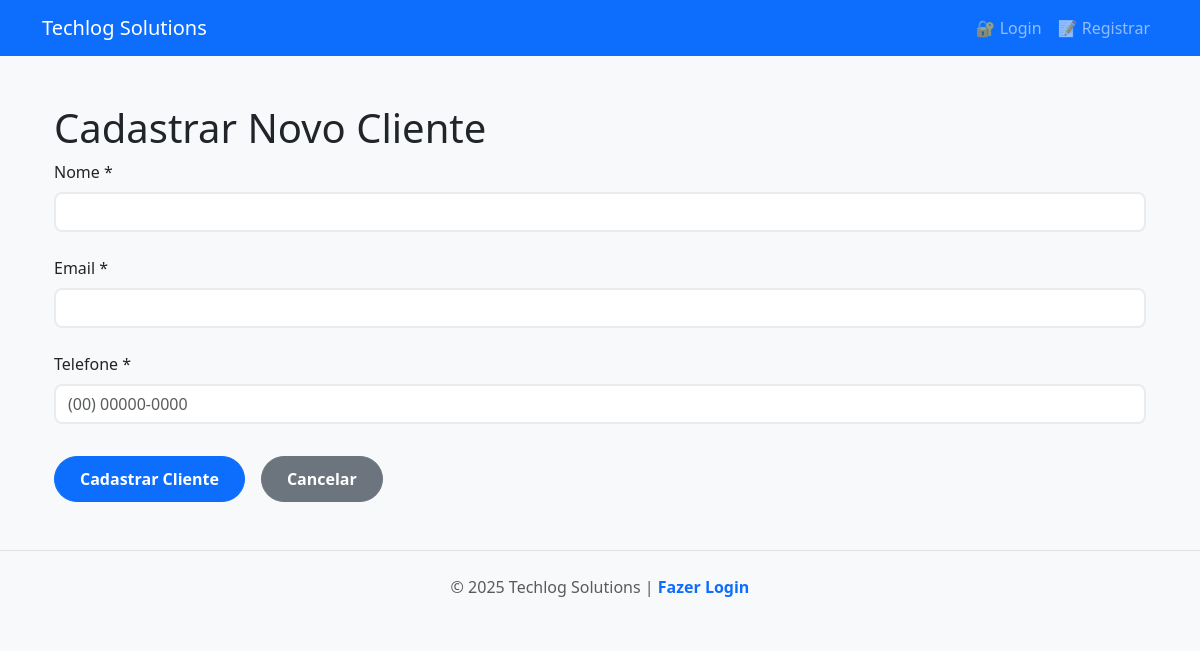
The app's page /clientes/1, older data.
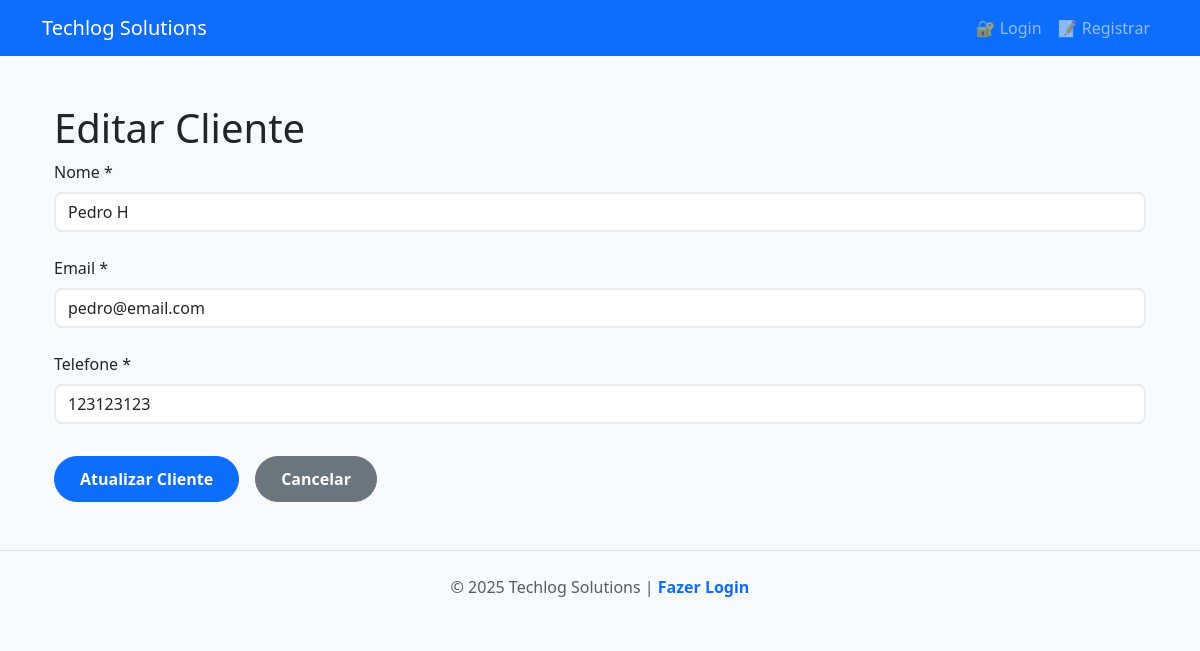
The same page, newer data.
### tables this page shows
CREATE TABLE clientes (
                    id INTEGER PRIMARY KEY AUTOINCREMENT,
                    nome TEXT NOT NULL,
                    email TEXT NOT NULL,
                    telefone TEXT NOT NULL
                );

### app/routes/cliente.py (the view)
@front_router.get("/{cliente_id}", response_class=HTMLResponse)
async def pagina_editar_cliente(request: Request, cliente_id: int, cliente_repositorio:Annotated[Cliente, Depends(obter_cliente_repositorio)]):
    cliente = await cliente_repositorio.obter_cliente(cliente_id)
    return templates.TemplateResponse(
        request=request,
        name="clientes-form.html",
        context={
            "cliente": cliente
        }
    )

### templates/clientes-form.html (shortened to what this page needs)
{% extends "base.html" %}
{% block conteudo %}
<div class="container">
    <h1>{{ 'Editar' if cliente else 'Cadastrar Novo' }} Cliente {{cliente_id}}</h1>
    <form id="formCliente" class="form-cliente">
        <div class="form-group">
            <label for="nome">Nome *</label>
            <input type="text" id="nome" name="nome" class="form-control" value="{{ cliente.nome if cliente else '' }}" required>
        </div>
        <div class="form-group">
            <label for="email">Email *</label>
            <input type="email" id="email" name="email" class="form-control" value="{{ cliente.email if cliente else '' }}" required>
        </div>
        <div class="form-group">
            <label for="telefone">Telefone *</label>
            <input type="tel" id="telefone" name="telefone" class="form-control" placeholder="(00) 00000-0000" value="{{ cliente.telefone if cliente else '' }}" required>
        </div>
        <div class="form-actions">
            <button type="submit" class="btn btn-primary">{{ 'Atualizar' if cliente else 'Cadastrar' }} Cliente</button>
            <a href="/clientes" class="btn btn-secondary">Cancelar</a>
        </div>
    </form>
</div>
{% endblock %}

### templates/base.html (shortened to what this page needs)
<!DOCTYPE html>
<html lang="pt-BR">
<head>
    <link href="https://cdn.jsdelivr.net/npm/bootstrap@5.3.0/dist/css/bootstrap.min.css" rel="stylesheet">
    <link rel="stylesheet" href="{{ url_for('static', path='/css/style.css') }}">
</head>
<body>
    <nav class="navbar navbar-expand-lg navbar-dark bg-primary">
        <div class="container">
            <a class="navbar-brand" href="/">
                Techlog Solutions
            </a>
            <div class="collapse navbar-collapse" id="navbarNav">
                <ul class="navbar-nav ms-auto">
                    {% if request.cookies.get("session_token") %}
                        <li class="nav-item">
                            <a class="nav-link" href="/">🏠 Início</a>
                        </li>
                        <li class="nav-item">
                            <a class="nav-link" href="/clientes">👥 Clientes</a>
                        </li>
                        <li class="nav-item">
                            <a class="nav-link" href="/docs" target="_blank">📚 API Docs</a>
                        </li>
                        <li class="nav-item">
                            <div class="user-info">
                                <a href="/logout" class="nav-link" onclick="return confirm('Deseja realmente sair?')">➜] Sair</a>
                            </div>
                        </li>
                    {% else %}
                        <li class="nav-item">
                            <a class="nav-link" href="/login">🔐 Login</a>
                        </li>
                        <li class="nav-item">
                            <a class="nav-link" href="/registro">📝 Registrar</a>
                        </li>
                    {% endif %}
                </ul>
            </div>
        </div>
    </nav>
    <main class="container my-5">
        {% block conteudo %}
        {% endblock %}
    </main>
    <footer class="bg-light py-4 mt-5">
        <div class="container text-center">
            <p class="text-muted mb-0">
                © 2025 Techlog Solutions |
                {% if request.cookies.get("session_token") %}
                    <a href="/docs">Documentação da API</a>
                {% else %}
                    <a href="/login">Fazer Login</a>
                {% endif %}
            </p>
        </div>
    </footer>
</body>
</html>

### static/css/style.css (style rules this page uses)
:root { --primary-color: #0d6efd; --secondary-color: #6c757d; --success-color: #198754; --danger-color: #dc3545; --warning-color: #ffc107; --info-color: #0dcaf0; --light-bg: #f8f9fa; --dark-text: #212529; --border-radius: 8px; --transition: all 0.3s ease; }
body { font-family: 'Segoe UI', Tahoma, Geneva, Verdana, sans-serif; background-color: var(--light-bg); color: var(--dark-text); }
.btn { border-radius: 50px; padding: 10px 25px; font-weight: 600; transition: var(--transition); }
.form-control, .form-select { border-radius: var(--border-radius); border: 2px solid #e9ecef; transition: var(--transition); }
.form-group { margin-bottom: 1.5rem; }
.form-group label { display: block; margin-bottom: 0.5rem; font-weight: 500; }
.form-actions { margin-top: 2rem; display: flex; gap: 1rem; }
footer { margin-top: auto; border-top: 1px solid #dee2e6; }
footer a { color: var(--primary-color); text-decoration: none; font-weight: 600; }

Row changes from the older to the newer data that the page shows:
added clientes: nome "Pedro H", email "pedro@email.com", telefone "123123123"
Text that changed along with them:
{{ 'Editar' if cliente else 'Cadastrar Novo' }}: "Cadastrar Novo" → "Editar"
{{ 'Atualizar' if cliente else 'Cadastrar' }}: "Cadastrar" → "Atualizar"
